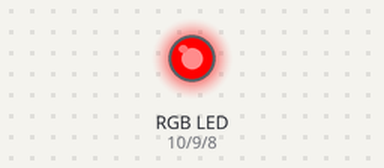
Simulated run of this sketch. Board: Arduino Uno, built with avr-gcc and run on an emulated ATmega328P. Parts: an RGB LED mixed from three pins (HIGH = lit).

Above: at 0.05 s.
At 2.25 s:
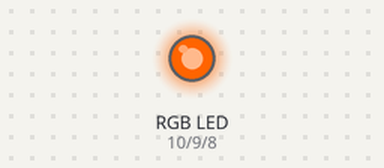
At 4.45 s:
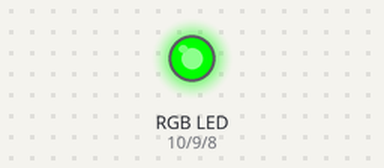
Timing chart, 0 to 5.9 s (numbered marks = the images above):
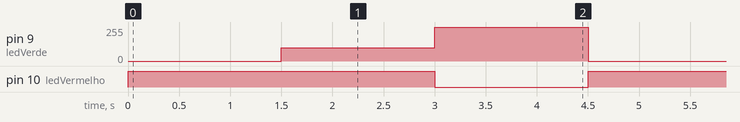

Measured:
- by itself, pin 9 (ledVerde): repeats every 4.5 s: 255/255 1.5 s, 0/255 1.5 s, 100/255 1.5 s
- by itself, pin 10 (ledVermelho): alternates HIGH for 3.0 s and LOW for 1.5 s

The sketch:

ledRGBQuePisca.ino
```cpp
const int ledAzul = 8;
const int ledVerde = 9;
const int ledVermelho = 10;

void setup() {
  pinMode(ledAzul,OUTPUT);
  pinMode(ledVerde,OUTPUT);
  pinMode(ledVermelho,OUTPUT);
}

void loop() {
  digitalWrite(ledAzul,0);
  digitalWrite(ledVerde,0);
  digitalWrite(ledVermelho,255);
  delay(1500);
  analogWrite(ledAzul,0);
  analogWrite(ledVerde,100);
  analogWrite(ledVermelho,255);
  delay(1500);
  digitalWrite(ledAzul,0);
  digitalWrite(ledVerde,255);
  digitalWrite(ledVermelho,0);
  delay(1500);
}
```
